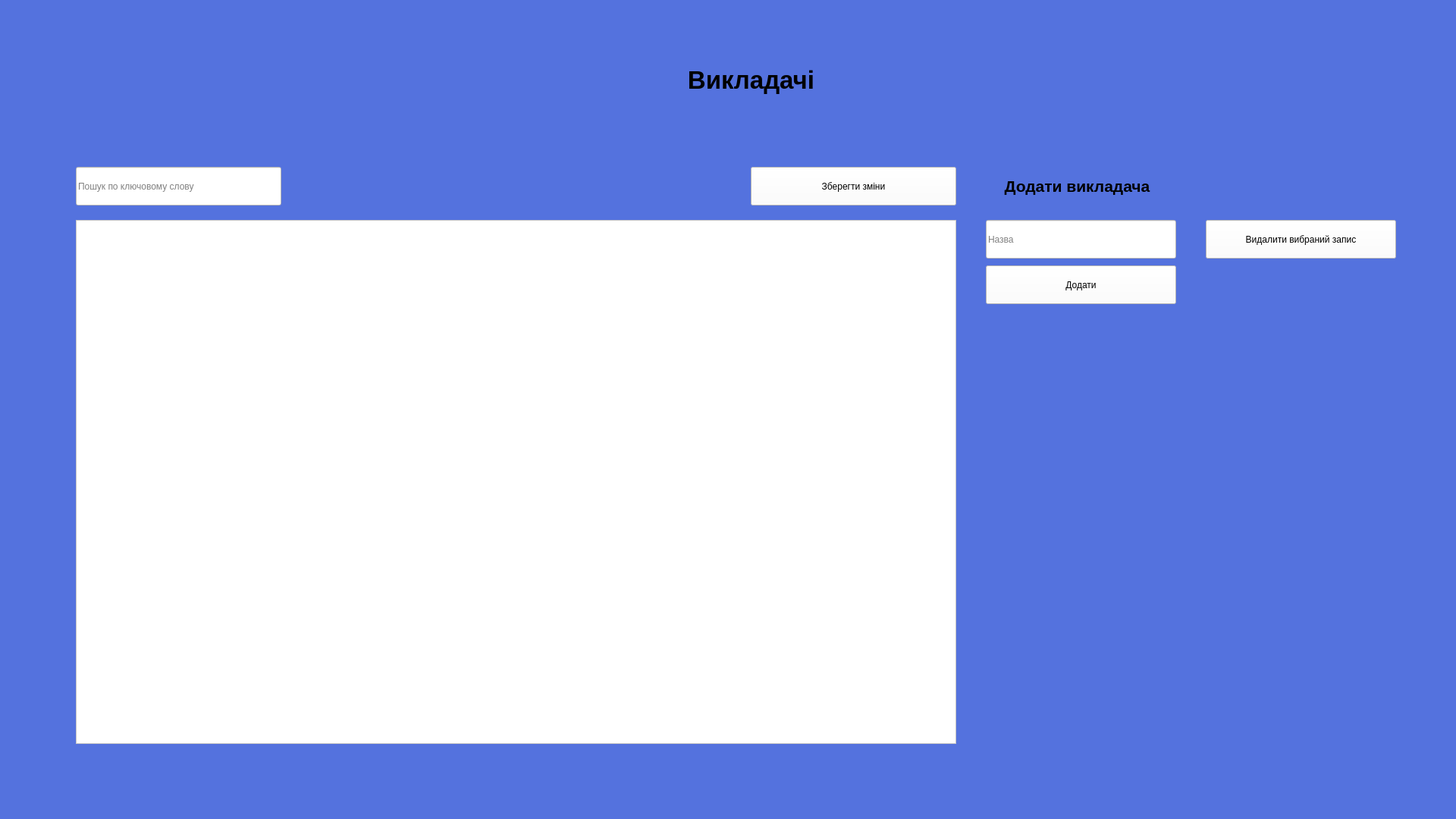
<?xml version="1.0" encoding="UTF-8"?>
<ui version="4.0">
 <class>Management</class>
 <widget class="QMainWindow" name="Management">
  <property name="geometry">
   <rect>
    <x>0</x>
    <y>0</y>
    <width>1920</width>
    <height>1080</height>
   </rect>
  </property>
  <property name="windowTitle">
   <string>Керування БД</string>
  </property>
  <property name="windowIcon">
   <iconset>
    <normaloff>../Downloads/symvolika-1.png</normaloff>../Downloads/symvolika-1.png</iconset>
  </property>
  <property name="styleSheet">
   <string notr="true">background: #5472DE;
background-image: url(:/newPrefix/649eb8ca76c20 (1).png);</string>
  </property>
  <widget class="QWidget" name="centralwidget">
   <widget class="QLabel" name="label_3">
    <property name="geometry">
     <rect>
      <x>620</x>
      <y>50</y>
      <width>741</width>
      <height>111</height>
     </rect>
    </property>
    <property name="font">
     <font>
      <family>Arial</family>
      <pointsize>25</pointsize>
      <weight>75</weight>
      <bold>true</bold>
     </font>
    </property>
    <property name="autoFillBackground">
     <bool>false</bool>
    </property>
    <property name="styleSheet">
     <string notr="true">background: transparent;</string>
    </property>
    <property name="text">
     <string>Викладачі</string>
    </property>
    <property name="textFormat">
     <enum>Qt::AutoText</enum>
    </property>
    <property name="alignment">
     <set>Qt::AlignCenter</set>
    </property>
   </widget>
   <widget class="QLineEdit" name="lineEdit_16">
    <property name="geometry">
     <rect>
      <x>1300</x>
      <y>290</y>
      <width>251</width>
      <height>51</height>
     </rect>
    </property>
    <property name="styleSheet">
     <string notr="true">background-color: rgb(255, 255, 255);</string>
    </property>
    <property name="placeholderText">
     <string>Назва</string>
    </property>
   </widget>
   <widget class="QLabel" name="label_9">
    <property name="geometry">
     <rect>
      <x>1280</x>
      <y>190</y>
      <width>281</width>
      <height>111</height>
     </rect>
    </property>
    <property name="font">
     <font>
      <family>Arial</family>
      <pointsize>16</pointsize>
      <weight>75</weight>
      <bold>true</bold>
     </font>
    </property>
    <property name="autoFillBackground">
     <bool>false</bool>
    </property>
    <property name="styleSheet">
     <string notr="true">background: transparent;</string>
    </property>
    <property name="text">
     <string>Додати викладача</string>
    </property>
    <property name="textFormat">
     <enum>Qt::AutoText</enum>
    </property>
    <property name="alignment">
     <set>Qt::AlignCenter</set>
    </property>
   </widget>
   <widget class="QLineEdit" name="lineEdit_6">
    <property name="geometry">
     <rect>
      <x>100</x>
      <y>220</y>
      <width>271</width>
      <height>51</height>
     </rect>
    </property>
    <property name="styleSheet">
     <string notr="true">background-color: rgb(255, 255, 255);</string>
    </property>
    <property name="placeholderText">
     <string>Пошук по ключовому слову</string>
    </property>
   </widget>
   <widget class="QPushButton" name="pushButton_16">
    <property name="geometry">
     <rect>
      <x>1300</x>
      <y>350</y>
      <width>251</width>
      <height>51</height>
     </rect>
    </property>
    <property name="styleSheet">
     <string notr="true">background-color: rgb(255, 255, 255);</string>
    </property>
    <property name="text">
     <string>Додати</string>
    </property>
   </widget>
   <widget class="QPushButton" name="pushButton_18">
    <property name="geometry">
     <rect>
      <x>990</x>
      <y>220</y>
      <width>271</width>
      <height>51</height>
     </rect>
    </property>
    <property name="styleSheet">
     <string notr="true">background-color: rgb(255, 255, 255);</string>
    </property>
    <property name="text">
     <string>Зберегти зміни</string>
    </property>
   </widget>
   <widget class="QTableWidget" name="tableWidget_2">
    <property name="geometry">
     <rect>
      <x>100</x>
      <y>290</y>
      <width>1161</width>
      <height>691</height>
     </rect>
    </property>
    <property name="styleSheet">
     <string notr="true">background-color: rgb(255, 255, 255);</string>
    </property>
    <property name="showGrid">
     <bool>true</bool>
    </property>
    <property name="sortingEnabled">
     <bool>true</bool>
    </property>
    <property name="wordWrap">
     <bool>false</bool>
    </property>
    <property name="rowCount">
     <number>0</number>
    </property>
    <property name="columnCount">
     <number>0</number>
    </property>
    <attribute name="horizontalHeaderCascadingSectionResizes">
     <bool>false</bool>
    </attribute>
   </widget>
   <widget class="QPushButton" name="pushButton_17">
    <property name="geometry">
     <rect>
      <x>1590</x>
      <y>290</y>
      <width>251</width>
      <height>51</height>
     </rect>
    </property>
    <property name="styleSheet">
     <string notr="true">background-color: rgb(255, 255, 255);</string>
    </property>
    <property name="text">
     <string>Видалити вибраний запис</string>
    </property>
   </widget>
  </widget>
 </widget>
 <resources>
  <include location="image.qrc"/>
 </resources>
 <connections/>
</ui>
